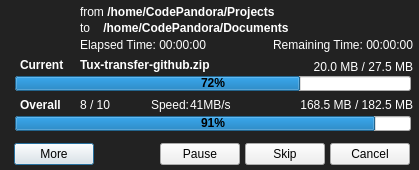
<?xml version="1.0" encoding="UTF-8"?>
<ui version="4.0">
 <class>copyDialog</class>
 <widget class="QDialog" name="copyDialog">
  <property name="geometry">
   <rect>
    <x>0</x>
    <y>0</y>
    <width>419</width>
    <height>170</height>
   </rect>
  </property>
  <property name="minimumSize">
   <size>
    <width>419</width>
    <height>170</height>
   </size>
  </property>
  <property name="maximumSize">
   <size>
    <width>420</width>
    <height>170</height>
   </size>
  </property>
  <property name="windowTitle">
   <string>Copying (0%)</string>
  </property>
  <property name="windowIcon">
   <iconset resource="../assets.qrc">
    <normaloff>:/icons/res/copyIcon.png</normaloff>:/icons/res/copyIcon.png</iconset>
  </property>
  <property name="styleSheet">
   <string notr="true">#copyDialog
{
background:#222222;
}

QLabel
{
color:#ffffff;
}

QProgressBar
{
text-align:center;
 color:#000;
font-weight:bold;
}

QProgressBar::chunk 
{ 
background: qlineargradient(x1: 0, y1: 0, x2: 0, y2: 1,
                                      stop: 0 #4eff00, stop: 1 #4e8800); 
}</string>
  </property>
  <widget class="QWidget" name="gridLayoutWidget">
   <property name="geometry">
    <rect>
     <x>9</x>
     <y>140</y>
     <width>401</width>
     <height>38</height>
    </rect>
   </property>
   <layout class="QHBoxLayout" name="layoutButtons">
    <property name="spacing">
     <number>5</number>
    </property>
    <property name="leftMargin">
     <number>5</number>
    </property>
    <property name="rightMargin">
     <number>0</number>
    </property>
    <property name="bottomMargin">
     <number>10</number>
    </property>
    <item>
     <widget class="QPushButton" name="btnMore">
      <property name="minimumSize">
       <size>
        <width>0</width>
        <height>0</height>
       </size>
      </property>
      <property name="text">
       <string>More</string>
      </property>
      <property name="icon">
       <iconset resource="../assets.qrc">
        <normaloff>:/icons/res/arrow-down.svgz</normaloff>:/icons/res/arrow-down.svgz</iconset>
      </property>
      <property name="iconSize">
       <size>
        <width>16</width>
        <height>16</height>
       </size>
      </property>
     </widget>
    </item>
    <item>
     <spacer name="horizontalSpacer">
      <property name="orientation">
       <enum>Qt::Horizontal</enum>
      </property>
      <property name="sizeHint" stdset="0">
       <size>
        <width>20</width>
        <height>20</height>
       </size>
      </property>
     </spacer>
    </item>
    <item>
     <widget class="QPushButton" name="btnPause">
      <property name="text">
       <string>Pause</string>
      </property>
      <property name="icon">
       <iconset resource="../assets.qrc">
        <normaloff>:/icons/res/media-playback-pause.svgz</normaloff>:/icons/res/media-playback-pause.svgz</iconset>
      </property>
      <property name="iconSize">
       <size>
        <width>16</width>
        <height>16</height>
       </size>
      </property>
     </widget>
    </item>
    <item>
     <widget class="QPushButton" name="btnSkip">
      <property name="text">
       <string>Skip</string>
      </property>
      <property name="icon">
       <iconset resource="../assets.qrc">
        <normaloff>:/icons/res/media-skip-forward.svgz</normaloff>:/icons/res/media-skip-forward.svgz</iconset>
      </property>
      <property name="iconSize">
       <size>
        <width>16</width>
        <height>16</height>
       </size>
      </property>
     </widget>
    </item>
    <item>
     <widget class="QPushButton" name="btnCancel">
      <property name="text">
       <string>Cancel</string>
      </property>
      <property name="icon">
       <iconset resource="../assets.qrc">
        <normaloff>:/icons/res/process-stop.svgz</normaloff>:/icons/res/process-stop.svgz</iconset>
      </property>
      <property name="iconSize">
       <size>
        <width>16</width>
        <height>16</height>
       </size>
      </property>
     </widget>
    </item>
   </layout>
  </widget>
  <widget class="QProgressBar" name="pbarOverall">
   <property name="geometry">
    <rect>
     <x>15</x>
     <y>116</y>
     <width>396</width>
     <height>15</height>
    </rect>
   </property>
   <property name="value">
    <number>91</number>
   </property>
  </widget>
  <widget class="QProgressBar" name="pbarCurrent">
   <property name="geometry">
    <rect>
     <x>15</x>
     <y>76</y>
     <width>396</width>
     <height>15</height>
    </rect>
   </property>
   <property name="value">
    <number>72</number>
   </property>
  </widget>
  <widget class="QLabel" name="lblFrom">
   <property name="geometry">
    <rect>
     <x>80</x>
     <y>2</y>
     <width>331</width>
     <height>20</height>
    </rect>
   </property>
   <property name="text">
    <string>&lt;html&gt;&lt;head/&gt;&lt;body&gt;&lt;p&gt;from &lt;span style=&quot; font-weight:600;&quot;&gt;/home/CodePandora/Projects&lt;/span&gt;&lt;/p&gt;&lt;/body&gt;&lt;/html&gt;</string>
   </property>
  </widget>
  <widget class="QLabel" name="lblTo">
   <property name="geometry">
    <rect>
     <x>80</x>
     <y>18</y>
     <width>331</width>
     <height>20</height>
    </rect>
   </property>
   <property name="text">
    <string>&lt;html&gt;&lt;head/&gt;&lt;body&gt;&lt;p&gt;to &amp;nbsp;&amp;nbsp;&amp;nbsp;&lt;span style=&quot; font-weight:600;&quot;&gt;/home/CodePandora/Documents&lt;/span&gt;&lt;/p&gt;&lt;/body&gt;&lt;/html&gt;</string>
   </property>
  </widget>
  <widget class="QWidget" name="horizontalLayoutWidget">
   <property name="enabled">
    <bool>true</bool>
   </property>
   <property name="geometry">
    <rect>
     <x>80</x>
     <y>29</y>
     <width>341</width>
     <height>31</height>
    </rect>
   </property>
   <layout class="QHBoxLayout" name="layoutTime">
    <property name="rightMargin">
     <number>8</number>
    </property>
    <item>
     <widget class="QLabel" name="lblTimeElapsed">
      <property name="enabled">
       <bool>true</bool>
      </property>
      <property name="text">
       <string>Elapsed Time: 00:00:00</string>
      </property>
     </widget>
    </item>
    <item>
     <widget class="QLabel" name="lblTimeRemaining">
      <property name="text">
       <string>Remaining Time: 00:00:00</string>
      </property>
      <property name="alignment">
       <set>Qt::AlignRight|Qt::AlignTrailing|Qt::AlignVCenter</set>
      </property>
     </widget>
    </item>
   </layout>
  </widget>
  <widget class="QLabel" name="lblIcon">
   <property name="geometry">
    <rect>
     <x>20</x>
     <y>8</y>
     <width>45</width>
     <height>45</height>
    </rect>
   </property>
   <property name="text">
    <string/>
   </property>
   <property name="pixmap">
    <pixmap resource="../assets.qrc">:/icons/res/copyIcon.png</pixmap>
   </property>
   <property name="scaledContents">
    <bool>true</bool>
   </property>
  </widget>
  <widget class="QLabel" name="lblFileCurrent">
   <property name="geometry">
    <rect>
     <x>80</x>
     <y>57</y>
     <width>191</width>
     <height>16</height>
    </rect>
   </property>
   <property name="text">
    <string>&lt;html&gt;&lt;head/&gt;&lt;body&gt;&lt;p&gt;&lt;span style=&quot; font-weight:600;&quot;&gt;Tux-transfer-github.zip&lt;/span&gt;&lt;/p&gt;&lt;/body&gt;&lt;/html&gt;</string>
   </property>
  </widget>
  <widget class="QLabel" name="lblCurrent">
   <property name="geometry">
    <rect>
     <x>20</x>
     <y>57</y>
     <width>51</width>
     <height>16</height>
    </rect>
   </property>
   <property name="text">
    <string>&lt;html&gt;&lt;head/&gt;&lt;body&gt;&lt;p&gt;&lt;span style=&quot; font-weight:600;&quot;&gt;Current&lt;/span&gt;&lt;/p&gt;&lt;/body&gt;&lt;/html&gt;</string>
   </property>
  </widget>
  <widget class="QLabel" name="lblSizeCurrent">
   <property name="geometry">
    <rect>
     <x>282</x>
     <y>57</y>
     <width>131</width>
     <height>20</height>
    </rect>
   </property>
   <property name="text">
    <string>20.0 MB / 27.5 MB</string>
   </property>
   <property name="alignment">
    <set>Qt::AlignRight|Qt::AlignTrailing|Qt::AlignVCenter</set>
   </property>
  </widget>
  <widget class="QLabel" name="lblSizeOverall">
   <property name="geometry">
    <rect>
     <x>262</x>
     <y>97</y>
     <width>151</width>
     <height>16</height>
    </rect>
   </property>
   <property name="text">
    <string>168.5 MB / 182.5 MB</string>
   </property>
   <property name="alignment">
    <set>Qt::AlignRight|Qt::AlignTrailing|Qt::AlignVCenter</set>
   </property>
  </widget>
  <widget class="QLabel" name="lblRate">
   <property name="geometry">
    <rect>
     <x>190</x>
     <y>97</y>
     <width>61</width>
     <height>16</height>
    </rect>
   </property>
   <property name="text">
    <string>41MB/s</string>
   </property>
  </widget>
  <widget class="QLabel" name="lblSpeed">
   <property name="geometry">
    <rect>
     <x>151</x>
     <y>97</y>
     <width>41</width>
     <height>16</height>
    </rect>
   </property>
   <property name="text">
    <string>Speed:</string>
   </property>
   <property name="scaledContents">
    <bool>false</bool>
   </property>
  </widget>
  <widget class="QLabel" name="lblOverall">
   <property name="geometry">
    <rect>
     <x>20</x>
     <y>97</y>
     <width>51</width>
     <height>16</height>
    </rect>
   </property>
   <property name="text">
    <string>&lt;html&gt;&lt;head/&gt;&lt;body&gt;&lt;p&gt;&lt;span style=&quot; font-weight:600;&quot;&gt;Overall&lt;/span&gt;&lt;/p&gt;&lt;/body&gt;&lt;/html&gt;</string>
   </property>
  </widget>
  <widget class="QLabel" name="lblFileNo">
   <property name="geometry">
    <rect>
     <x>80</x>
     <y>97</y>
     <width>61</width>
     <height>16</height>
    </rect>
   </property>
   <property name="text">
    <string>8 / 10</string>
   </property>
  </widget>
 </widget>
 <resources>
  <include location="../assets.qrc"/>
 </resources>
 <connections/>
</ui>
